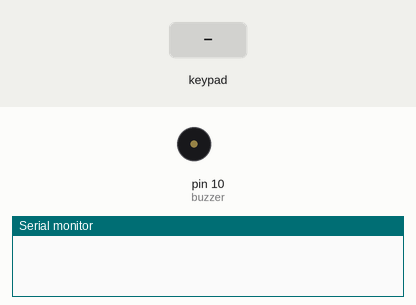
Bench run of a sketch on a simulated Arduino Uno, built with avr-gcc and run on an emulated ATmega328P. Parts: buzzer (waves = sounding), the last lines printed to the serial monitor. Inputs (shaded band) come from the test bench.

Above: at 1.2 s.
1.3 s: keypad keys 9 8 7 6 pressed 0.4 s apart
At 1.6 s:
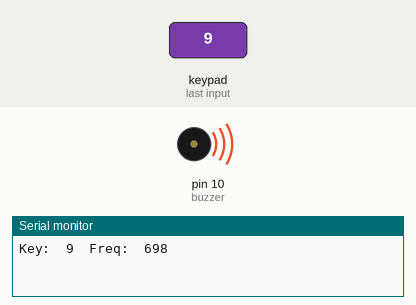
4.8 s: key 'A' pressed
At 5.9 s:
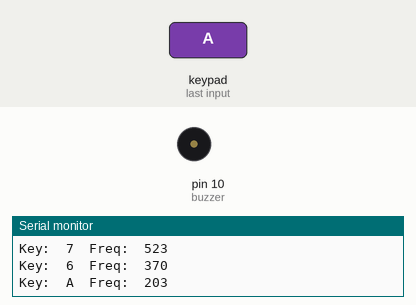
6.3 s: key 'B' pressed
At 6.7 s:
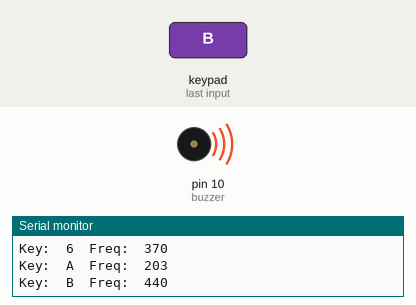
7.8 s: keypad keys 9 8 7 6 # pressed 0.4 s apart
At 11.1 s:
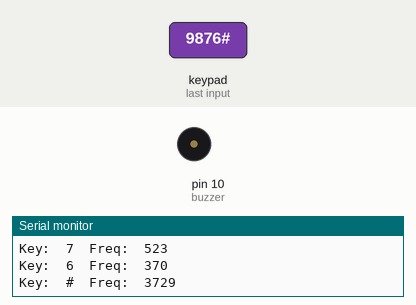
11.3 s: key 'C' pressed
At 11.6 s:
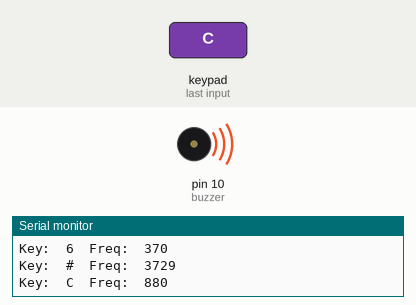
12.8 s: keypad keys 9 8 7 6 * pressed 0.4 s apart
At 16.4 s:
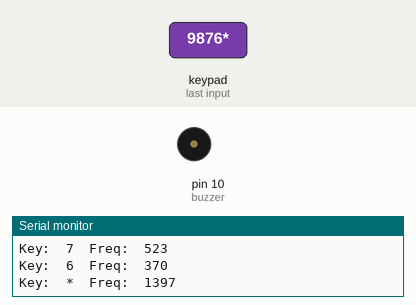
Timing chart, 0 to 17.3 s (numbered marks = the images above; inputs shaded):
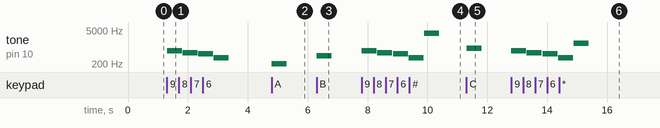

The sketch:

Day12.ino
```cpp
// C++ code

#include <Key.h>
#include <Keypad.h>

const byte ROWS = 4;
const byte COLS = 4;

byte rowPins[ROWS] = {9, 8, 7, 6};     // Arduino pins
byte colPins[COLS] = {5, 4, 3, 2};    //  Arduino pins

char buttons[ROWS][COLS] = {
  {'1','2','3','A'},   // 1st row
  {'4','5','6','B'},   // 2nd row
  {'7','8','9','C'},   // 3rd row
  {'*','0','#','D'}    // 4th row
};

Keypad myAwesomePad = Keypad(makeKeymap(buttons), rowPins, colPins, ROWS, COLS);

int tones[ROWS][COLS] = { // freqncy tone for each button
  { 31,  93, 147, 203},
  {247, 311, 370, 440},
  {523, 587, 698, 880},
  {1397, 2637, 3729, 4978}
};

int buzzer = 10; // pin drives the buzzer

void setup()
{
  Serial.begin(9600);
}

void loop()
{
  int toneFreq = 0;
  char result = myAwesomePad.getKey();

  if (result) { // if a button is pressed

    for(byte j=0; j<ROWS; j++) {
      for (byte i=0; i<COLS; i++){
        if(result == buttons[j][i]) {
          toneFreq=tones[j][i];
        }
      }
    }
    Serial.print("Key:  ");
    Serial.print(result);
    Serial.print("  Freq:  ");
    Serial.println(toneFreq);

    tone(buzzer, toneFreq, 500);  // and play tone for a half second
    delay(500);
    noTone(buzzer);
  }
}
```

Measured:
- after the input at 1.3 s, tone on pin 10 (buzzer): plays 698 Hz for 0.50 s, 587 Hz for 0.50 s, 523 Hz for 0.50 s, 370 Hz for 0.50 s, starting at once
- after the input at 4.8 s, tone on pin 10 (buzzer): silent → 203 Hz at once, → silent 0.50 s later
- after the input at 6.3 s, tone on pin 10 (buzzer): silent → 440 Hz at once, → silent 0.50 s later
- after the input at 7.8 s, tone on pin 10 (buzzer): plays 698 Hz for 0.50 s, 587 Hz for 0.50 s, 523 Hz for 0.50 s, 370 Hz for 0.50 s, 3729 Hz for 0.50 s, starting at once
- after the input at 11.3 s, tone on pin 10 (buzzer): silent → 880 Hz at once, → silent 0.50 s later
- after the input at 12.8 s, tone on pin 10 (buzzer): plays 698 Hz for 0.50 s, 587 Hz for 0.50 s, 523 Hz for 0.50 s, 370 Hz for 0.50 s, 1397 Hz for 0.50 s, starting at once
